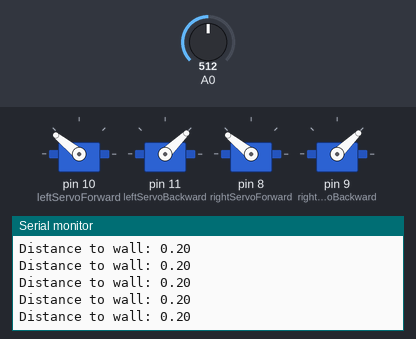
This sketch was run on a simulated Arduino Uno, built with avr-gcc and run on an emulated ATmega328P. On the bench: 4 × servo, the last lines printed to the serial monitor. The test bench sets the inputs (shaded band); at power-on: A0 = 512.

Above: at 1.2 s.
1.3 s: A0 set to 12
At 1.9 s:
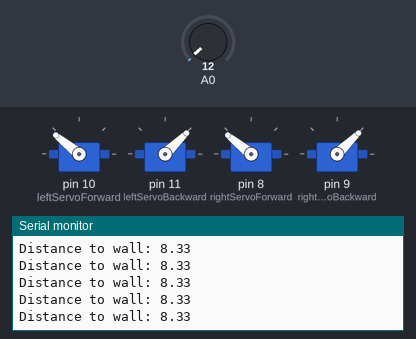
4.3 s: A0 set to 9
At 5.4 s:
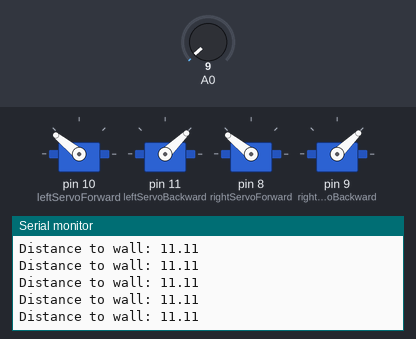
Timing chart, 0 to 7.3 s (numbered marks = the images above; inputs shaded):
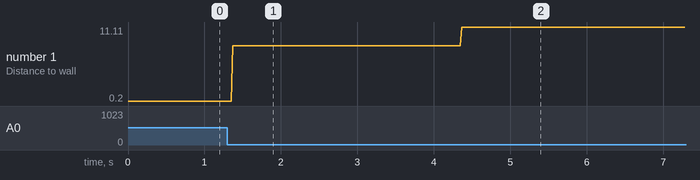

Measured:
- after the input at 1.3 s, the serial monitor: prints a new line after 0.07 s (image 1)
- after the input at 4.3 s, the serial monitor: prints a new line after 0.07 s (image 2)
- plotted number 1: 0.2 → 8.33 after the input at 1.3 s, 8.33 → 11 after the input at 4.3 s

The sketch:

Advanced_Camp_Code.ino
```cpp
#include<Servo.h>

Servo leftServoForward;
Servo leftServoBackward;
Servo rightServoForward;
Servo rightServoBackward;

   void setup() {
  // put your setup code here, to run once:
leftServoForward.attach(10);
leftServoBackward.attach(11);
rightServoForward.attach(8);
rightServoBackward.attach(9);
Serial.begin(9600);
}

void loop() {
  // put your main code here, to run repeatedly:
  double dist = 1.0/analogRead(0) * 100;
  Serial.print("Distance to wall: ");
  Serial.println(dist);

leftServoForward.writeMicroseconds(2000);
leftServoBackward.writeMicroseconds(1000);
rightServoForward.writeMicroseconds(2000);
rightServoBackward.writeMicroseconds(1000);

}
```
